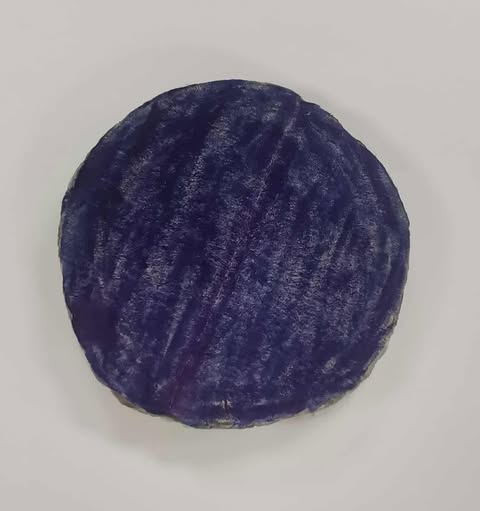
#> input picture Assignment/image_processing/templ/circle.jpg, 480 x 511 px; its folder holds only this picture in this run
$ python -i test.py   (imports and definitions only)
#> lines starting #> are read from the running program, lines starting #| are printed output that depends on the picture; after the words box and inside, x2 and y2 are one past the last pixel; in counts of white or black regions, pixels touching at a corner belong together
#> further down, picture is the input picture: shape (511, 480, 3); mean B, G, R 144.4, 134.5, 139
# -*-coding:utf-8-*-

import time
import robomaster
from robomaster import robot
import numpy as np
import math
import json
import matplotlib.pyplot as plt
from collections import deque
import traceback
import statistics
import cv2
import sys
import threading

# =============================================================================
# ===== CONFIGURATION & PARAMETERS ============================================
# =============================================================================
# --- Robot Movement Config ---
SPEED_ROTATE = 480

# --- Sharp Distance Sensor Configuration ---
LEFT_SHARP_SENSOR_ID = 1
LEFT_SHARP_SENSOR_PORT = 1
LEFT_TARGET_CM = 13.0
RIGHT_SHARP_SENSOR_ID = 2
RIGHT_SHARP_SENSOR_PORT = 1
RIGHT_TARGET_CM = 13.0

# --- IR Sensor Configuration ---
LEFT_IR_SENSOR_ID = 1
LEFT_IR_SENSOR_PORT = 2
RIGHT_IR_SENSOR_ID = 2
RIGHT_IR_SENSOR_PORT = 2

# --- Sensor Thresholds ---
SHARP_WALL_THRESHOLD_CM = 60.0
SHARP_STDEV_THRESHOLD = 0.3
TOF_WALL_THRESHOLD_CM = 60.0 # From scanner
OBJECT_DETECTION_WALL_CHECK_CM = 80.0 # ToF distance to check for wall before object detection

# --- ToF Centering Configuration ---
TOF_ADJUST_SPEED = 0.1
TOF_CALIBRATION_SLOPE = 0.0894
TOF_CALIBRATION_Y_INTERCEPT = 3.8409

# --- Logical state for the grid map ---
CURRENT_POSITION = (4, 0)
CURRENT_DIRECTION = 1  # 0:North, 1:East, 2:South, 3:West
TARGET_DESTINATION = (4, 0)

# --- Physical state for the robot ---
CURRENT_TARGET_YAW = 0.0
ROBOT_FACE = 1  # 1,3,5.. = X axis, 2,4,6.. = Y axis

# --- IMU Drift Compensation Parameters ---
IMU_COMPENSATION_START_NODE_COUNT = 7
IMU_COMPENSATION_NODE_INTERVAL = 10
IMU_COMPENSATION_DEG_PER_INTERVAL = -2.0
IMU_DRIFT_COMPENSATION_DEG = 0.0

# --- Occupancy Grid Parameters ---
PROB_OCC_GIVEN_OCC = {'tof': 0.95, 'sharp': 0.90}
PROB_OCC_GIVEN_FREE = {'tof': 0.05, 'sharp': 0.10}
LOG_ODDS_OCC = {
    'tof': math.log(PROB_OCC_GIVEN_OCC['tof'] / (1 - PROB_OCC_GIVEN_OCC['tof'])),
    'sharp': math.log(PROB_OCC_GIVEN_OCC['sharp'] / (1 - PROB_OCC_GIVEN_OCC['sharp']))
}
LOG_ODDS_FREE = {
    'tof': math.log(PROB_OCC_GIVEN_FREE['tof'] / (1 - PROB_OCC_GIVEN_FREE['tof'])),
    'sharp': math.log(PROB_OCC_GIVEN_FREE['sharp'] / (1 - PROB_OCC_GIVEN_FREE['sharp']))
}
OCCUPANCY_THRESHOLD = 0.7
FREE_THRESHOLD = 0.3

# =============================================================================
# ===== HELPER FUNCTIONS & IMAGE PROCESSING ===================================
# =============================================================================
def convert_adc_to_cm(adc_value):
    if adc_value <= 0: return float('inf')
    return 30263 * (adc_value ** -1.352)

# [5 lines left out: function calibrate_tof_value, not called in this run]

def get_compensated_target_yaw():
    return CURRENT_TARGET_YAW + IMU_DRIFT_COMPENSATION_DEG

def apply_awb(bgr):
    if hasattr(cv2, "xphoto") and hasattr(cv2.xphoto, "createLearningBasedWB"):
        wb = cv2.xphoto.createLearningBasedWB()
        try: wb.setSaturationThreshold(0.99)
        except Exception: pass
        return wb.balanceWhite(bgr)
    return bgr

def retinex_msrcp(bgr, sigmas=(15, 80, 250), eps=1e-6):
#> called with sigmas = (15, 80, 250), eps = 1e-06
    img = bgr.astype(np.float32) + 1.0; intensity = img.mean(axis=2)
    log_I = np.log(intensity + eps); msr = np.zeros_like(intensity, dtype=np.float32)
    for s in sigmas:
        blur = cv2.GaussianBlur(intensity, (0, 0), s)
        msr += (log_I - np.log(blur + eps))
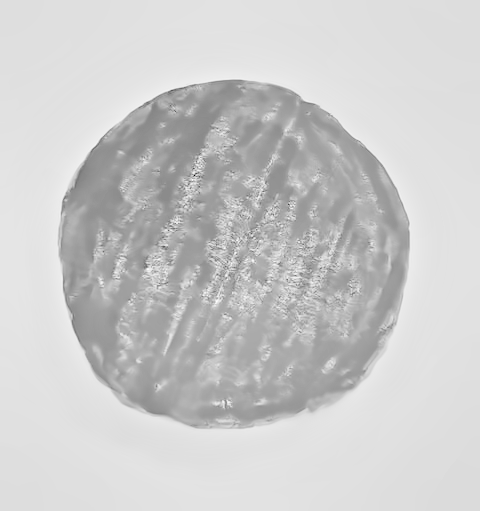
#> msr: shape (511, 480) float32; min -8.8, max 1.76, mean -0.358; drawn with min black and max white
    msr /= float(len(sigmas)); msr -= msr.min(); msr /= (msr.max() + eps)
    msr = (msr * 255.0).astype(np.float32); scale = (msr + 1.0) / (intensity + eps)
    out = np.clip(img * scale[..., None], 0, 255).astype(np.uint8)
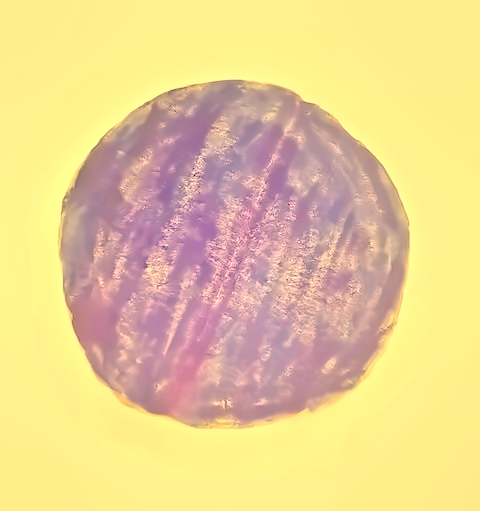
#> out: shape (511, 480, 3); mean B, G, R 147.3, 207.2, 233.9
    return out

def night_enhance_pipeline(bgr):
    den = cv2.fastNlMeansDenoisingColored(bgr, None, 7, 7, 7, 21)
    awb = apply_awb(den); ret = retinex_msrcp(awb)
    return ret

class ShapeDetector:
    def __init__(self):
        print("💡 Shape Detector initialized (Contour Analysis method).")

    # [7 lines left out: function _get_angle, not called in this run]

    def get_raw_detections(self, frame):
        enhanced = night_enhance_pipeline(frame)
        enhanced = cv2.GaussianBlur(enhanced, (5, 5), 0)
        hsv = cv2.cvtColor(enhanced, cv2.COLOR_BGR2HSV); h, s, v = cv2.split(hsv)
#> after `hsv = cv2.cvtColor(enhanced, cv2.COLOR_BGR2HSV)`: hsv: shape (511, 480, 3); mean H, S, V 56.8, 95.9, 233.9
#> after `h, s, v = cv2.split(hsv)`:
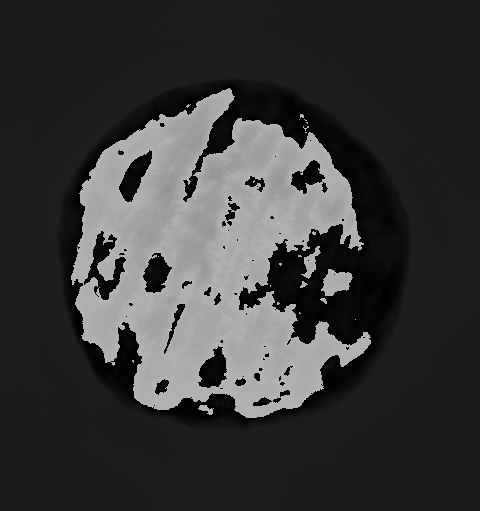
#> h: shape (511, 480); min 0, max 179, mean 56.8
#> after `h, s, v = cv2.split(hsv)`:
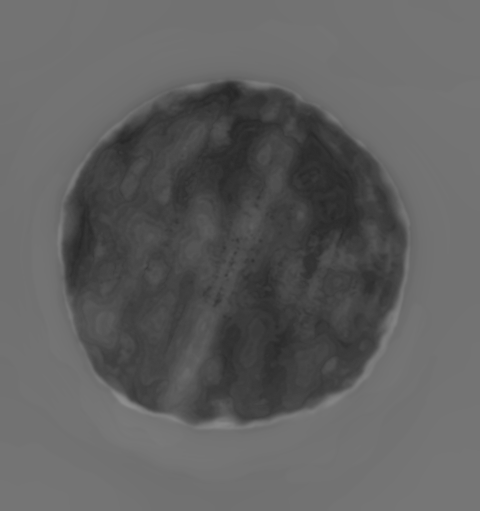
#> s: shape (511, 480); min 38, max 141, mean 95.9
        clahe = cv2.createCLAHE(clipLimit=2.5, tileGridSize=(8, 8)); v_eq = clahe.apply(v)
#> after `v_eq = clahe.apply(v)`:
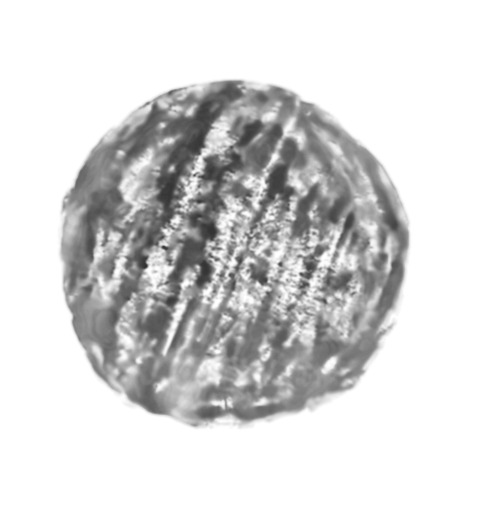
#> v_eq: shape (511, 480); min 49, max 255, mean 214.9
        normalized_hsv = cv2.merge([h, s, v_eq])
#> normalized_hsv: shape (511, 480, 3); mean H, S, V 56.8, 95.9, 214.9
        color_ranges = {'Red': [np.array([0, 80, 40]), np.array([10, 255, 255]), np.array([170, 80, 40]), np.array([180, 255, 255])],'Yellow': [np.array([20, 60, 40]), np.array([35, 255, 255])],'Green': [np.array([35, 40, 30]), np.array([85, 255, 255])],'Blue': [np.array([90, 40, 30]), np.array([130, 255, 255])]}
        masks = {}; lower1, upper1, lower2, upper2 = color_ranges['Red']
        masks['Red'] = cv2.inRange(normalized_hsv, lower1, upper1) | cv2.inRange(normalized_hsv, lower2, upper2)
        for name in ['Yellow', 'Green', 'Blue']: lower, upper = color_ranges[name]; masks[name] = cv2.inRange(normalized_hsv, lower, upper)
#> after the loop, masks = 4 items
        combined_mask = masks['Red'] | masks['Yellow'] | masks['Green'] | masks['Blue']
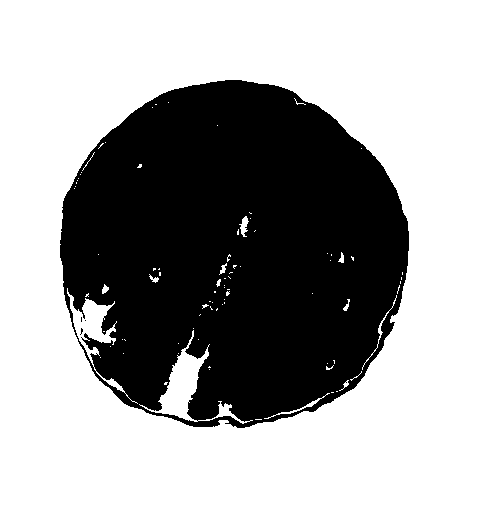
#> combined_mask: shape (511, 480); 62.7% white; 4 black regions (3 under 20 px), largest, box (x1, y1, x2, y2) and area: (60, 80, 409, 428) 91363
        kernel = np.ones((5, 5), np.uint8)
        cleaned_mask = cv2.morphologyEx(cv2.morphologyEx(combined_mask, cv2.MORPH_OPEN, kernel, iterations=1), cv2.MORPH_CLOSE, kernel, iterations=2)
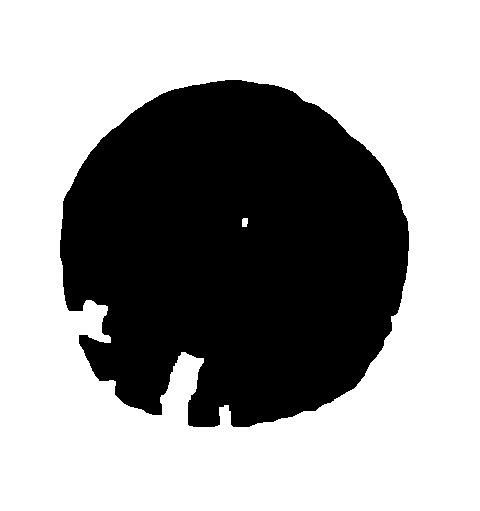
#> cleaned_mask: shape (511, 480); 62.2% white; 1 black region, box (x1, y1, x2, y2) and area: (60, 80, 409, 427) 92676
        contours, _ = cv2.findContours(cleaned_mask, cv2.RETR_EXTERNAL, cv2.CHAIN_APPROX_SIMPLE); raw_detections = []
#> after `contours, _ = cv2.findContours(cleaned_mask, cv2.RETR_EXTERNAL, cv2.CH`: contours = [[[0, 0], [0, 510], [479, 510], [479, 0]]]
        img_h, img_w = frame.shape[:2]
#> img_h = 511; img_w = 480

        for cnt in contours:
            area = cv2.contourArea(cnt)
            if area < 1500: continue
            x, y, w, h = cv2.boundingRect(cnt)
            if w == 0 or h == 0: continue
            aspect_ratio = w / float(h)
            if aspect_ratio > 4.0 or aspect_ratio < 0.25: continue
            hull = cv2.convexHull(cnt); hull_area = cv2.contourArea(hull)
            if hull_area == 0: continue
            solidity = float(area) / hull_area
            if solidity < 0.85: continue
            if x <= 2 or y <= 2 or (x + w) >= (img_w - 2) or (y + h) >= (img_h - 2): continue
            contour_mask = np.zeros(frame.shape[:2], dtype="uint8"); cv2.drawContours(contour_mask, [cnt], -1, 255, -1)
            max_mean, found_color = 0, "Unknown"
            for color_name, m in masks.items():
                mean_val = cv2.mean(m, mask=contour_mask)[0]
                if mean_val > max_mean: max_mean, found_color = mean_val, color_name
            if max_mean <= 20: continue
            shape = "Uncertain"; peri = cv2.arcLength(cnt, True); approx = cv2.approxPolyDP(cnt, 0.04 * peri, True)
            circularity = (4 * np.pi * area) / (peri * peri) if peri > 0 else 0

            if circularity > 0.84: shape = "Circle"
            elif len(approx) == 4 and solidity > 0.9:
                points = [tuple(p[0]) for p in approx]
                angles = [self._get_angle(points[(i - 1) % 4], points[(i + 1) % 4], p) for i, p in enumerate(points)]
                if all(75 <= ang <= 105 for ang in angles):
                    _, (rect_w, rect_h), _ = cv2.minAreaRect(cnt)
                    if rect_w == 0 or rect_h == 0: continue
                    aspect_ratio_rect = max(rect_w, rect_h) / min(rect_w, rect_h)
                    if 0.90 <= aspect_ratio_rect <= 1.10: shape = "Square"
                    elif rect_w > rect_h: shape = "Rectangle_H"
                    else: shape = "Rectangle_V"
            raw_detections.append({'contour': cnt, 'shape': shape, 'color': found_color})
#> this loop made 1 pass
#> (cnt, area, x, y, w, h, aspect_ratio, hull) on pass 1: ([[0, 0], [0, 510], [479, 510], [479, 0]], 244290, 0, 0, 480, 511, 0.939, [[479, 0], [479, 510], [0, 510], [0, 0]])
#> after the loop, raw_detections = []
        return raw_detections

# =============================================================================
# ===== MAP & VISUALIZATION (Corrected & Readable) ============================
# =============================================================================
class WallBelief:
    def __init__(self): self.log_odds = 0.0
    # [4 lines left out: function update, not called in this run]
    def get_probability(self): return 1.0 - 1.0 / (1.0 + math.exp(self.log_odds))
    def is_occupied(self): return self.get_probability() > OCCUPANCY_THRESHOLD

class OGMCell:
    # [4 lines left out: function __init__, not called in this run]
    def get_node_probability(self): return 1.0 - 1.0 / (1.0 + math.exp(self.log_odds_occupied))
    def is_node_occupied(self): return self.get_node_probability() > OCCUPANCY_THRESHOLD

class OccupancyGridMap:
    # [61 lines left out: functions __init__, _link_walls, update_wall, update_node, add_object_to_cell, is_path_clear, not called in this run]

class RealTimeVisualizer:
    # [46 lines left out: functions __init__, update_plot, not called in this run]

# =============================================================================
# ===== CORE ROBOT CONTROL CLASSES (Optimized) ================================
# =============================================================================
class AttitudeHandler:
    def __init__(self): self.current_yaw, self.yaw_tolerance, self.is_monitoring = 0.0, 3.0, False
    def attitude_handler(self, attitude_info):
        if self.is_monitoring: self.current_yaw = attitude_info[0]
    def start_monitoring(self, chassis): self.is_monitoring = True; chassis.sub_attitude(freq=20, callback=self.attitude_handler)
    # [4 lines left out: function stop_monitoring, not called in this run]
    def normalize_angle(self, angle): return (angle + 180) % 360 - 180
    # [10 lines left out: function correct_yaw_to_target, not called in this run]

class PID:
    def __init__(self, Kp, Ki, Kd, setpoint=0):
        self.Kp, self.Ki, self.Kd, self.setpoint = Kp, Ki, Kd, setpoint
        self.prev_error, self.integral = 0, 0
    def compute(self, current, dt):
        error = self.setpoint - current; self.integral += error * dt; self.integral = max(min(self.integral, 1.0), -1.0)
        derivative = (error - self.prev_error) / dt if dt > 0 else 0; self.prev_error = error; return self.Kp * error + self.Ki * self.integral + self.Kd * derivative

class MovementController:
    def __init__(self, chassis):
        self.chassis = chassis; self.current_x_pos, self.current_y_pos = 0.0, 0.0
        self.chassis.sub_position(freq=20, callback=self.position_handler)
    def position_handler(self, pos_info): self.current_x_pos, self.current_y_pos = pos_info[0], pos_info[1]
    # [67 lines left out: functions _calculate_yaw_correction, move_forward_one_grid, adjust_position_to_wall, center_in_node_with_tof, rotate_to_direction, rotate_90_degrees_right and 1 more, not called in this run]
    def cleanup(self):
        try: self.chassis.unsub_position()
        except Exception: pass

class EnvironmentScanner:
    # [38 lines left out: functions __init__, _tof_data_handler, _get_stable_reading_cm, get_sensor_readings, not called in this run]
    def get_front_tof_cm(self):
        self.gimbal.moveto(pitch=0, yaw=0, yaw_speed=SPEED_ROTATE).wait_for_completed(); time.sleep(0.1); return self.last_tof_distance_cm
    def cleanup(self):
        try: self.tof_sensor.unsub_distance()
        except Exception: pass

class ObjectDetectionManager:
    # [4 lines left out: function __init__, not called in this run]
    def start(self): self.is_running = True; print("👁️  Object Detection Manager started.")
    # [4 lines left out: function stop, not called in this run]
    def needs_to_scan(self): return self.targets_found_count < self.total_targets
    # [26 lines left out: function _detection_thread_worker, not called in this run]
    def trigger_scan(self, current_pos, current_dir, front_tof_dist_cm):
        if not self.is_running or self.detection_in_progress: print("👁️  Skipping scan: Not running or scan in progress."); return
        self.detection_thread = threading.Thread(target=self._detection_thread_worker, args=(current_pos, current_dir, front_tof_dist_cm)); self.detection_thread.start()
    # [108 lines left out: functions _scan_and_process_frame, find_path_bfs, find_nearest_unvisited_path, execute_path, perform_side_alignment_and_mapping, explore_with_ogm, not called in this run]

# =============================================================================
# ===== MAIN EXECUTION BLOCK ==================================================
# =============================================================================
# [53 lines not run here, left out]

>>> import cv2
>>> picture = cv2.imread('../templ/circle.jpg')
>>> result = ShapeDetector().get_raw_detections(picture)
#> result = []

$ run again, on Assignment/image_processing/templ/triangle.jpg
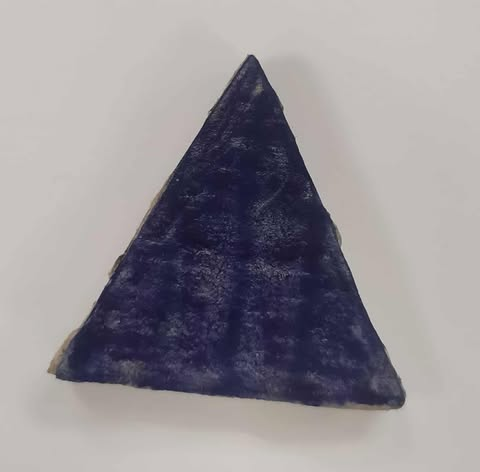
#> input picture Assignment/image_processing/templ/triangle.jpg, 480 x 472 px
#> picture is the input picture: shape (472, 480, 3); mean B, G, R 150.4, 145.8, 150.2
#> hsv: shape (472, 480, 3); mean H, S, V 52.6, 81.7, 218.6
#> in get_raw_detections, `v_eq = clahe.apply(v)`:
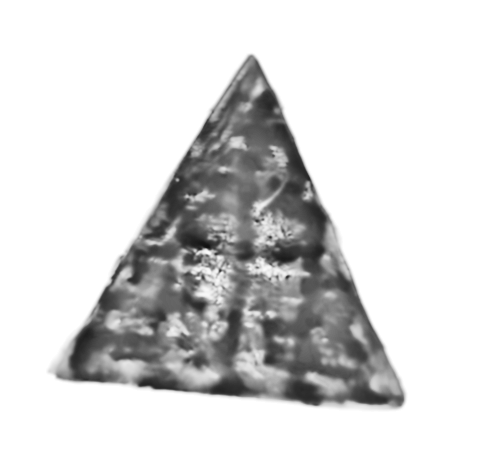
#> v_eq: shape (472, 480); min 16, max 255, mean 216.9
#> normalized_hsv: shape (472, 480, 3); mean H, S, V 52.6, 81.7, 216.9
#> after the loop in get_raw_detections, `for name in ['Yellow', 'Green', 'Blue']: lower, upper = color_ranges[n..`: masks = 4 items
#> combined_mask: shape (472, 480); 20.8% white; 68 white regions (59 under 20 px), largest, box (x1, y1, x2, y2) and area: (39, 77, 432, 472) 31982, (0, 36, 272, 413) 13914, (43, 204, 96, 288) 324
#> in get_raw_detections, `cleaned_mask = cv2.morphologyEx(cv2.morphologyEx(combined_mask, cv2.MO..`:
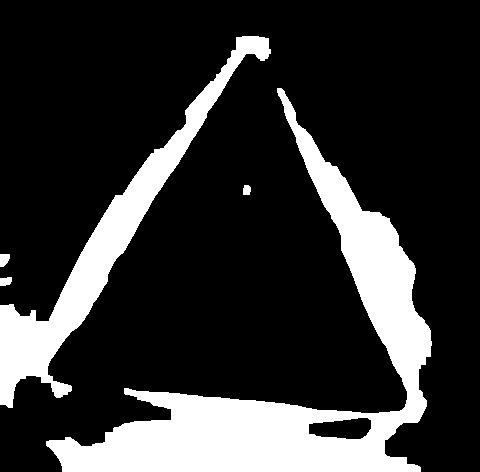
#> cleaned_mask: shape (472, 480); 20.2% white; 5 white regions
#> contours = 5 contours; box (x1, y1, x2, y2) and area: (46, 88, 432, 472) 31958, (0, 36, 271, 408) 13189, (0, 254, 10, 267) 87, (0, 277, 12, 286) 73, (243, 185, 251, 195) 56
#> the loop in get_raw_detections, `for cnt in contours:` made 5 passes
#> area on passes 1 to 3: 73, 87, 56
#> after the loop in get_raw_detections, `for cnt in contours:`: raw_detections = []
